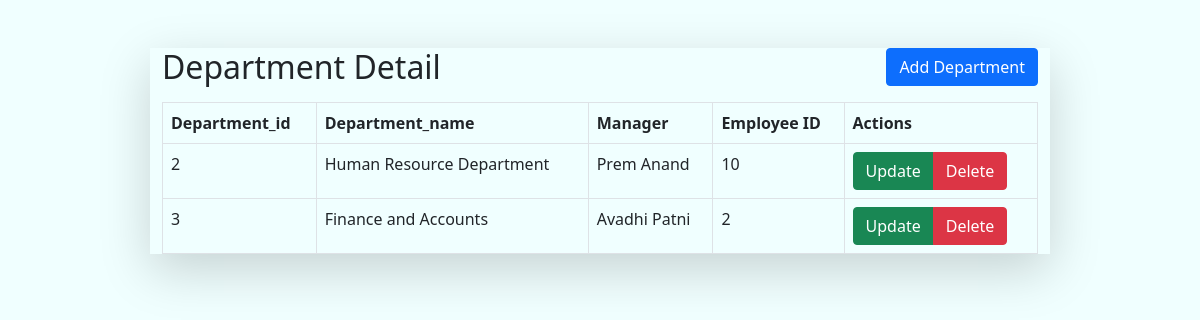
Before: /department_list/ with the older database file.
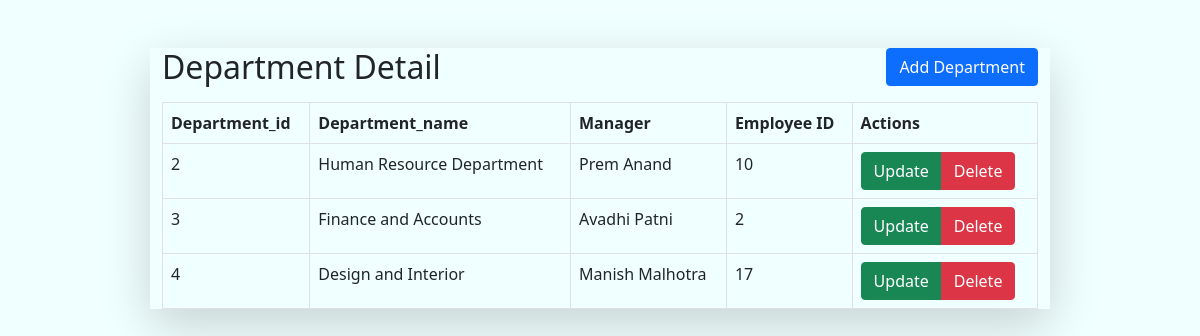
After: the same page with the newer database file.
### info/models.py (models this page shows)
class Department(models.Model):
    d_id = models.AutoField(primary_key=True)
    d_name = models.CharField(max_length = 255)
    manager = models.ForeignKey(Employee, on_delete=models.SET_NULL, null=True, blank=True)

class Employee(models.Model):
    user = models.ForeignKey(User, on_delete=models.SET_NULL, null=True, blank=True)
    e_id = models.AutoField(primary_key=True)
    e_name = models.CharField(max_length=150)
    e_addr = models.CharField(max_length=500)

### info/views.py (the view)
# urls.py: path('department_list/', department_list , name="department_list"),
def department_list(request):
    queryset = Department.objects.all()
    context={'departments':queryset}
    return render(request, 'department_list.html',context)

### info/templates/department_list.html (shortened to what this page needs)
{% extends "base.html" %}
{% block start %}
  <div class="container mt-5 w-75 .bg-light.bg-gradient shadow-lg">
    <button type="button" class="btn btn-primary float-end" onclick="location.href='/employees/'">
        Add Department
      </button>
    <h2>Department Detail</h2>
    <table class="table table-bordered mt-3">
        <thead class="thead-light">
            <tr>
                <th>Department_id</th>
                <th>Department_name</th>
                <th>Manager</th>
                <th>Employee ID</th>
                <th>Actions</th>
            </tr>
        </thead>
        <tbody>
          {% for d in departments %}
            <tr>
                <td>{{d.d_id}}</td>
                <td>{{d.d_name}}</td>
                <td>{{d.manager.e_name}}</td>
                <td>{{d.manager.e_id}}</td>
                <td>
                    <div class="btn-group" role="group" aria-label="Actions">
                        <a href="/update_dep/{{d.d_id}}/" class="btn btn-success">Update</a>
                        <a href="/delete_dep/{{d.d_id}}/" class="btn btn-danger">Delete</a>
                    </div>
                </td>
            </tr>
            {% endfor %}
        </tbody>
    </table>
</div>
{% endblock %}

Changed rows visible on the page:
added Department: d_id "4", d_name "Design and Interior", manager.e_name "Manish Malhotra", manager.e_id "17"
